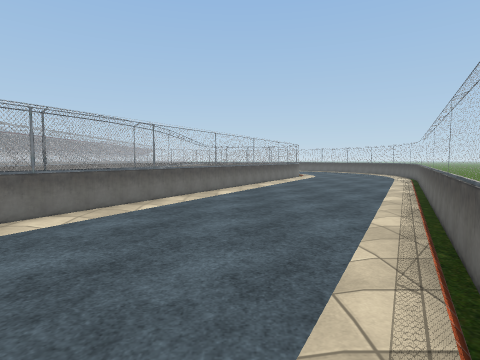
[1] (above)

22 first-person views from a walk through a 3-D level made in the Unity game engine. The camera is 1.4 m above the floor, tilts 4° down and sees 80° across. The floor is counted in squares, 2 m on a side. Each view is taken from the middle of a square. On the plan, view 1 faces up. The plan holds only what a view shows up to about 10 squares ahead; the rest is blank. The place goes on beyond the plan. Some surface patterns are stand-ins.

[2]
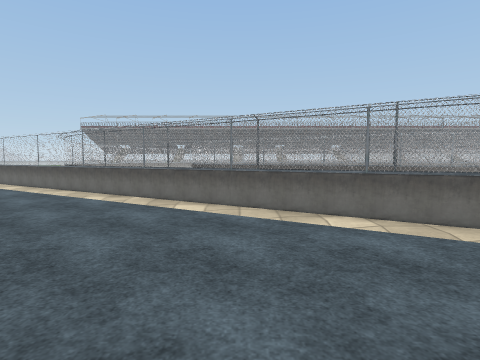

[3]
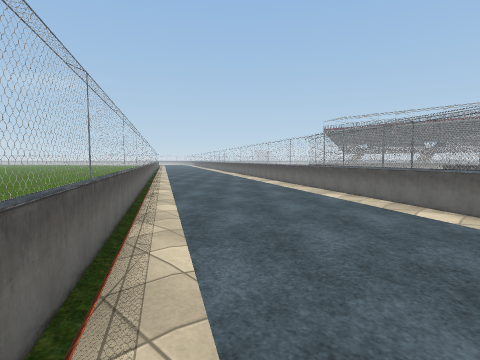

[4]
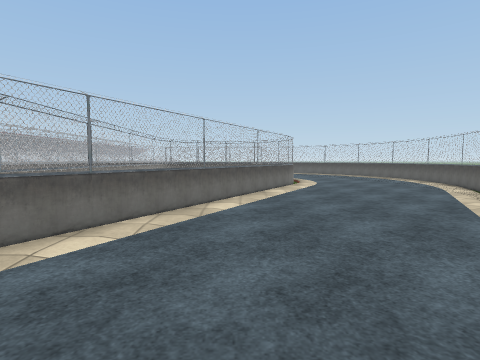

[5]
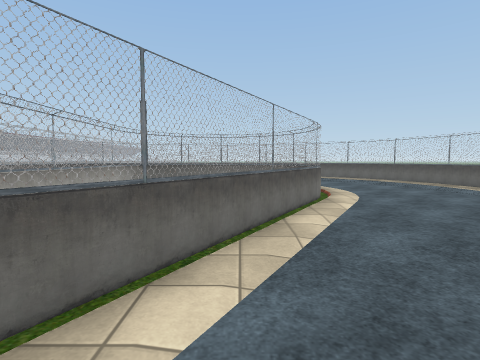

[6]
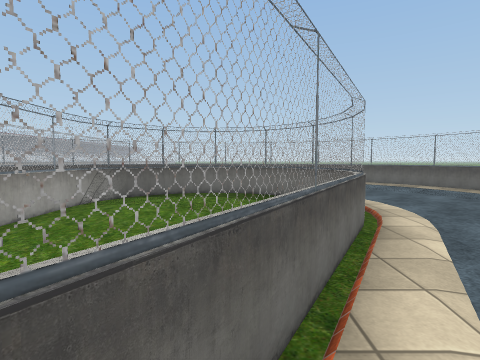

[7]
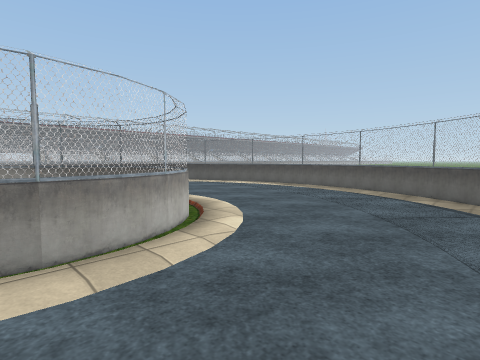

[8]
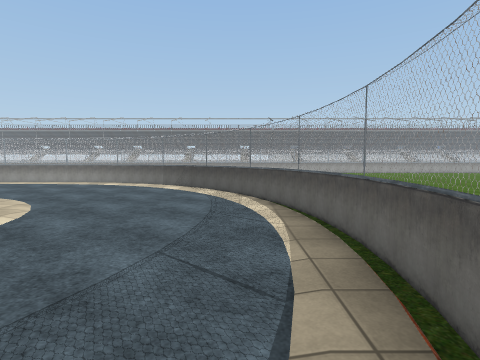

[9]
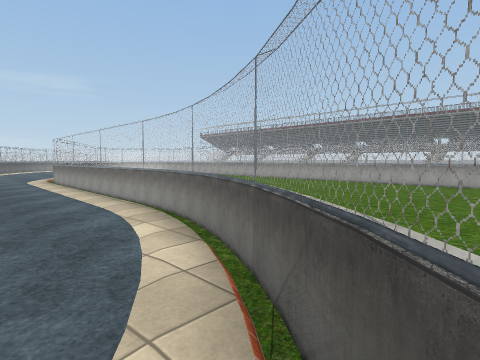

[10]
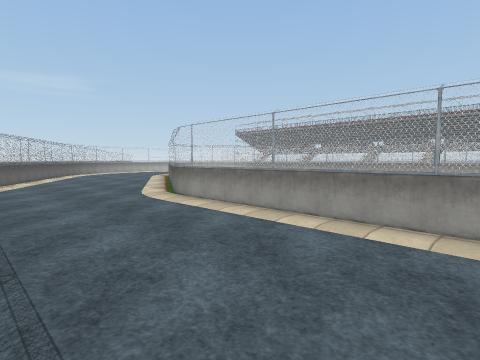

[11]
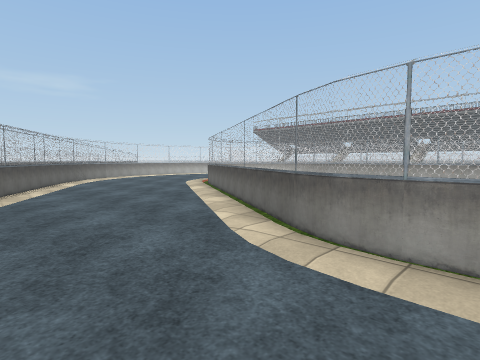

[12]
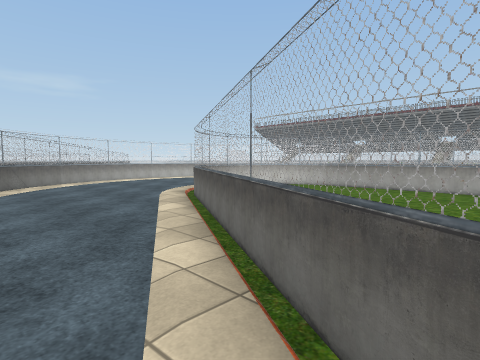

[13]
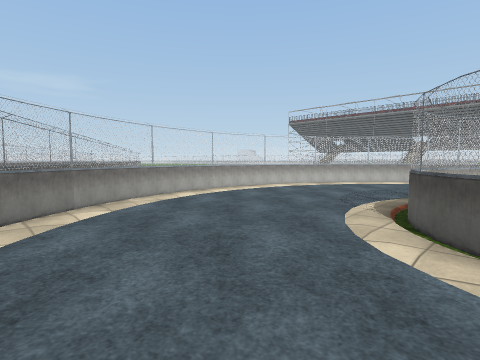

[14]
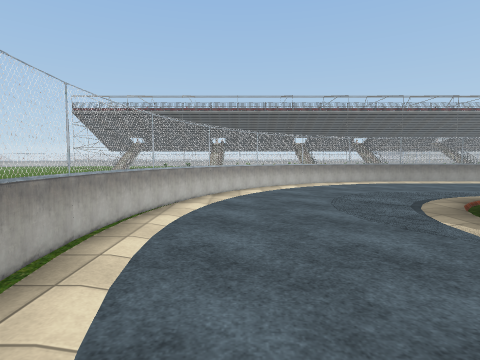

[15]
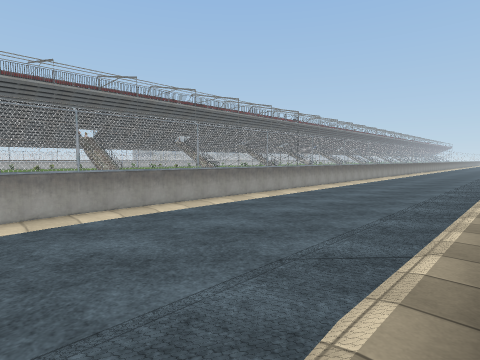

[16]
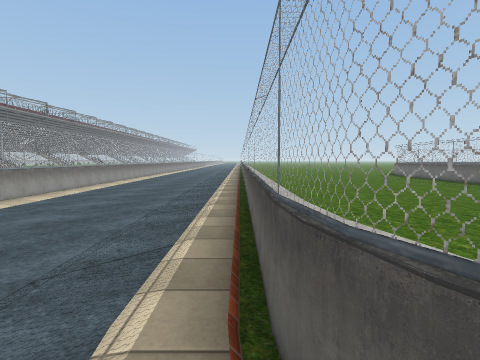

[17]
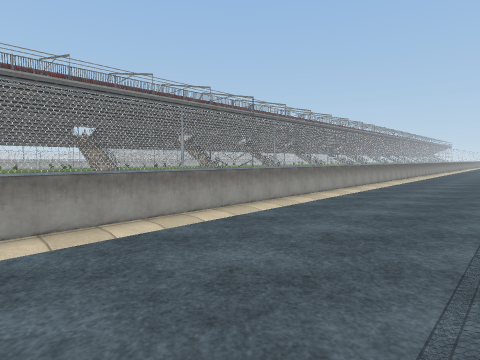

[18]
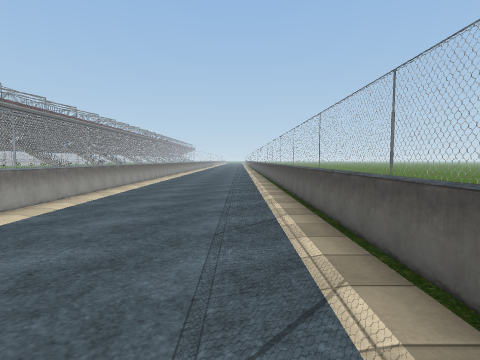

[19]
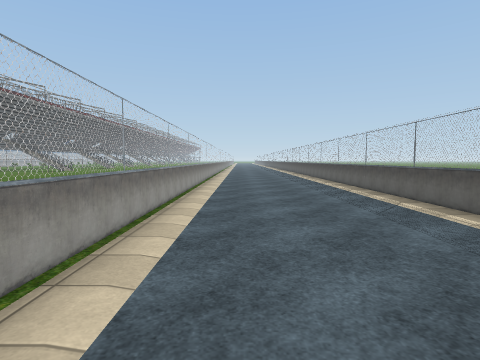

[20]
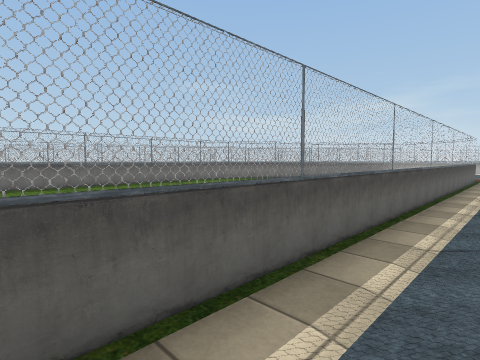

[21]
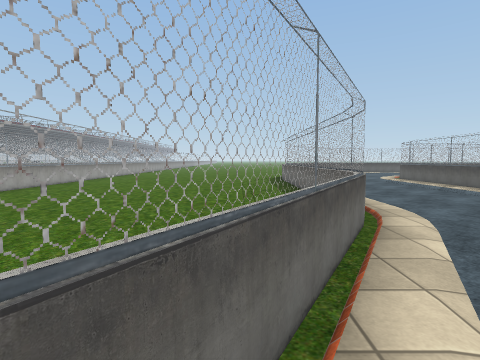

[22]
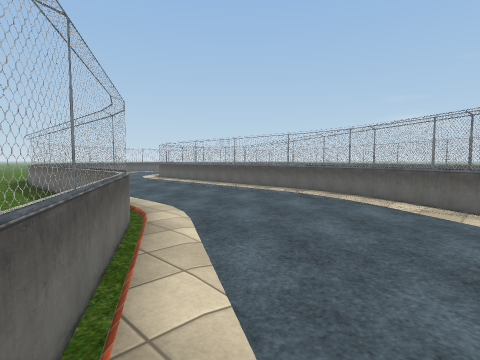

### Floor plan
Key: @ floor where view 1 was taken; # wall or solid block; . floor; = window, fence, low wall or low ledge.
Columns run from 19 left of view 1 to 7 right of it. Each row starts with its distance up from view 1.
 20  =...=         ##======#
 19  =...=         ==......==
 18  =...=    ... =..........=
 17  =...=.......==..........=
 16  =...=.......=............=
 15  =...=..... .=....====....=
 14  =...=....  =....=#..=....=
 13  =...=.......=...=...#=...=
 12  =...=.......=...=...=....=
 11 =....=.......=...=..#=....=
 10 =....=......=....=  =....=#
  9 =....=......=....= =.....=
  8 =....=......=....= =....=
  7 =....=......#=...==.....=
  6 =....=......=....==....=
  5 =....=.....#=....=....=#
  4 =....=...  =....==....=
  3 =....=..  =.....=....=#
  2 =....=.   =....=#....=
  1  =....=  =.....=....=
  0  =.....==.....==...@=
 -1  =...........==....=
 -2   =..........=....=#
 -3    =........=#....=
 -4     ==...====....=
 -5      #====#= ....=

Where each view was taken, in squares from view 1:
view 1: 0 up, 0 right, facing up
view 2: 2 up, 1 right, facing left
view 3: 2 up, 1 right, facing down-left
view 4: 4 up, 1 right, facing up
view 5: 7 up, 1 right, facing up
view 6: 9 up, 1 right, facing up
view 7: 13 up, 5 right, facing up-left
view 8: 19 up, 3 right, facing left
view 9: 18 up, 4 left, facing down-left
view 10: 12 up, 3 left, facing down-left
view 11: 8 up, 4 left, facing down-left
view 12: 6 up, 6 left, facing down-left
view 13: 1 up, 7 left, facing down-left
view 14: 3 down, 9 left, facing left
view 15: 1 up, 14 left, facing up-left
view 16: 1 up, 14 left, facing up
view 17: 8 up, 15 left, facing up-left
view 18: 10 up, 15 left, facing up
view 19: 13 up, 17 left, facing up
view 20: 14 up, 15 left, facing down-right
view 21: 3 up, 8 left, facing up
view 22: 3 up, 8 left, facing up-right
